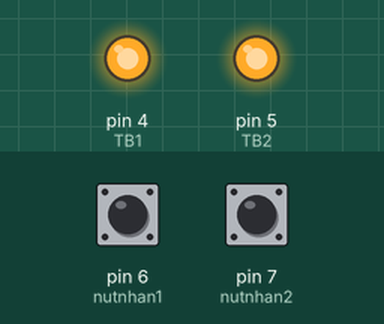
A sketch run on a simulated Arduino Uno, built with avr-gcc and run on an emulated ATmega328P. Parts: output pins drawn as LEDs (lit = HIGH). The inputs (shaded band) are chosen by the test bench; at power-on: pin 6 (nutnhan1) HIGH, pin 7 (nutnhan2) HIGH. What the sketch prints to the serial monitor is not drawn.

Above: at 1.2 s.
1.3 s: pin 6 (nutnhan1) pulled LOW for 0.15 s
At 2.3 s:
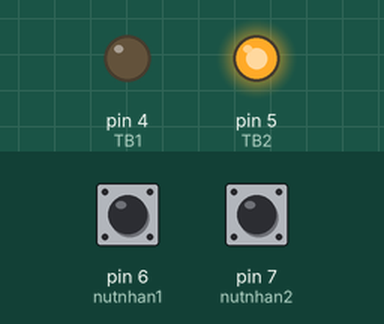
3.0 s: pin 7 (nutnhan2) pulled LOW for 0.15 s
At 3.6 s:
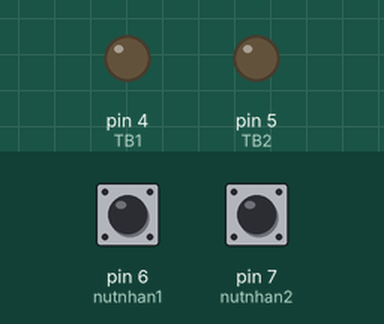
4.7 s: pin 6 (nutnhan1) pulled LOW for 1 s
At 6.7 s:
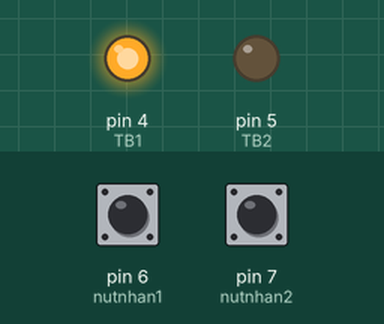
10.2 s: pin 6 (nutnhan1) pulled LOW for 3.2 s
At 13.7 s:
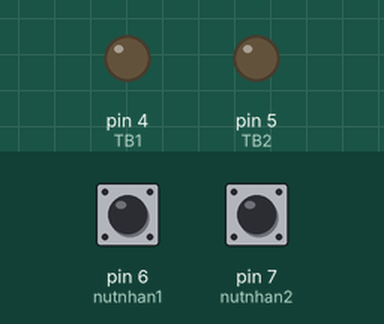
Timing chart, 0 to 15.2 s (numbered marks = the images above; inputs shaded):
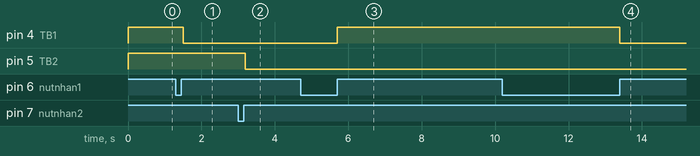

Measured:
- after the input at 1.3 s, pin 4 (TB1): HIGH → LOW after 0.20 s
- after the input at 3.0 s, pin 5 (TB2): HIGH → LOW after 0.20 s
- after the input at 4.7 s, pin 4 (TB1): LOW → HIGH after 1.0 s
- after the input at 10.2 s, pin 4 (TB1): HIGH → LOW after 3.2 s

The sketch:

uart.ino
```cpp
#include <SoftwareSerial.h> //2.5.0
const byte RX = 2;
const byte TX = 3;
SoftwareSerial mySerial = SoftwareSerial(RX, TX);
String inputString = "";
bool stringComplete = false;

#define TB1 4
#define TB2 5
#define nutnhan1 6
#define nutnhan2 7

int trangthairelay1 = 0;
int trangthairelay2 = 0;

long bien = 0;
String SendESP = "";
int nhietdo = 0;
int doam = 0;
int anhsang = 0;
String A = "A";
String B = "B";
String C = "C";
String D = "D";
String E = "E";
long last = 0;

void setup()
{
  Serial.begin(9600);
  while (!Serial);
  mySerial.begin(9600);
  while (!mySerial);
  // khai báo output
  pinMode(TB1, OUTPUT);
  pinMode(TB2, OUTPUT);

  pinMode(nutnhan1, INPUT_PULLUP);
  pinMode(nutnhan2, INPUT_PULLUP);

  digitalWrite(TB1, HIGH);
  digitalWrite(TB2, HIGH);
  Serial.println("Start");
  Serial.print("bien:");
  Serial.println(bien);
  last = millis();
}

void loop()
{
  read_uart();
  button();
  /*
    if (millis() - last >= 2000)
    {
     send_dulieu();
     last = millis(); // bien1 = 123 , bien2 = 0 ;
    }
  */

}
void button()
{
  if (digitalRead(nutnhan1) == LOW)
  {
    delay(200);
    if (digitalRead(nutnhan1) == HIGH)
    {
      Serial.println("điều khiển thiết bị 1");
      if (trangthairelay1 == 0)
      {
        Serial.println("ON thiet bi 1");
        digitalWrite(TB1, LOW);
        trangthairelay1 = 1;
      }
      else if (trangthairelay1 == 1)
      {
        Serial.println("OFF thiet bi 1");
        digitalWrite(TB1, HIGH);
        trangthairelay1 = 0;
      }
    }
  }

  if (digitalRead(nutnhan2) == LOW)
  {
    delay(200);
    if (digitalRead(nutnhan2) == HIGH)
    {
      Serial.println("điều khiển thiết bị 2");
      if (trangthairelay2 == 0)
      {
        Serial.println("ON thiet bi 1");
        digitalWrite(TB2, LOW);
        trangthairelay2 = 1;
      }
      else if (trangthairelay2 == 1)
      {
        Serial.println("OFF thiet bi 2");
        digitalWrite(TB2, HIGH);
        trangthairelay2 = 0;
      }
    }
  }
}

void send_dulieu()
{
  //3 lệnh
  // Dữ liệu gửi đi là gì ( String)
  // Gửi đi
  // ĐỢi gửi hết rồi làm viêc
  // Gửi nhiet do , độ ẩm , ánh sáng
  SendESP = "";
  nhietdo = analogRead(A0);
  doam = analogRead(A1);
  anhsang = analogRead(A2);
  // khởi tạo cấu trúc chung để truyền dữ liệu => phân biệt dữ liệu , tránh trường hợp hiểu nhầm , lỗi
  // A[nhiệt độ]B[độ ẩm]C[ánh sáng]D
  SendESP = A + nhietdo + B + doam + C + trangthairelay1 + D + trangthairelay2 + E; //A123B456C122D
  mySerial.println(SendESP); // gửi đi
  mySerial.flush();// đợi truyền hết chuỗi gửi đi
  Serial.print("SendESP: ");
  Serial.println(SendESP); // A123B456C122D\n
}
void read_uart()
{
  while (mySerial.available())
  {
    char inChar = (char)mySerial.read();// 123456\n
    inputString += inChar;
    if (inChar == '\n')
    {
      stringComplete = true;
    }
    if (stringComplete)
    {
      Serial.println(inputString);
      //=====================================
      // khung dữ liệu điều khiển thiết bị 1 => A[0 1]B
      /*
         Bước 1: tìm kí tự A B trong chuỗi gửi xuống
         Bước 2: Tách dữ liệu
         Bước 3: so sánh điều khiển
      */
      int TimA, TimB = -1;
      TimA = inputString.indexOf("A");
      TimB = inputString.indexOf("B");
      if (TimA >= 0 && TimB >= 0)
      {
        String thietbi1 = "";
        thietbi1 = inputString.substring(TimA + 1 , TimB);
        Serial.print("thietbi1: ");
        Serial.println(thietbi1);
        if (thietbi1.toInt() == 0)
        {
          Serial.println("OFF 1 thiết bị 1");
          digitalWrite(TB1, HIGH);
          trangthairelay1 = 0;
        }
        else if (thietbi1.toInt() == 1)
        {
          Serial.println("ON 1 thiết bị 1");
          digitalWrite(TB1, LOW);
          trangthairelay1 = 1;
        }
      }
      // khung dữ liệu điều khiển thiết bị 1 => C[]D
      int TimC, TimD = -1;
      TimC = inputString.indexOf("C");
      TimD = inputString.indexOf("D");
      if (TimC >= 0 && TimD >= 0)
      {
        String thietbi2 = "";
        thietbi2 = inputString.substring(TimC + 1 , TimD);
        Serial.print("thietbi2: ");
        Serial.println(thietbi2);
        if (thietbi2.toInt() == 0)
        {
          Serial.println("OFF 2 thiết bị 1");
          digitalWrite(TB2, HIGH);
          trangthairelay2 = 0;
        }
        else if (thietbi2.toInt() == 1)
        {
          Serial.println("ON 2 thiết bị 1");
          digitalWrite(TB2, LOW);
          trangthairelay2 = 0;
        }
      }
      //thay đổi dữ liệu của biến gì đó => E[]F
      int TimE, TimF = -1;
      TimE = inputString.indexOf("E");
      TimF = inputString.indexOf("F");
      if (TimE >= 0 && TimF >= 0)
      {
        String dulieu = "";
        dulieu = inputString.substring(TimE + 1 , TimF);
        Serial.print("dulieu: ");
        Serial.println(dulieu);
        bien = dulieu.toInt();
        Serial.print("bien:");
        Serial.println(bien);
      }

      int TimG, TimH = -1;
      TimG = inputString.indexOf("G");
      TimH = inputString.indexOf("H");
      if (TimG >= 0 && TimH >= 0)
      {
        send_dulieu();
      }
      inputString = "";
      stringComplete = false;
    }
  }
}
```
